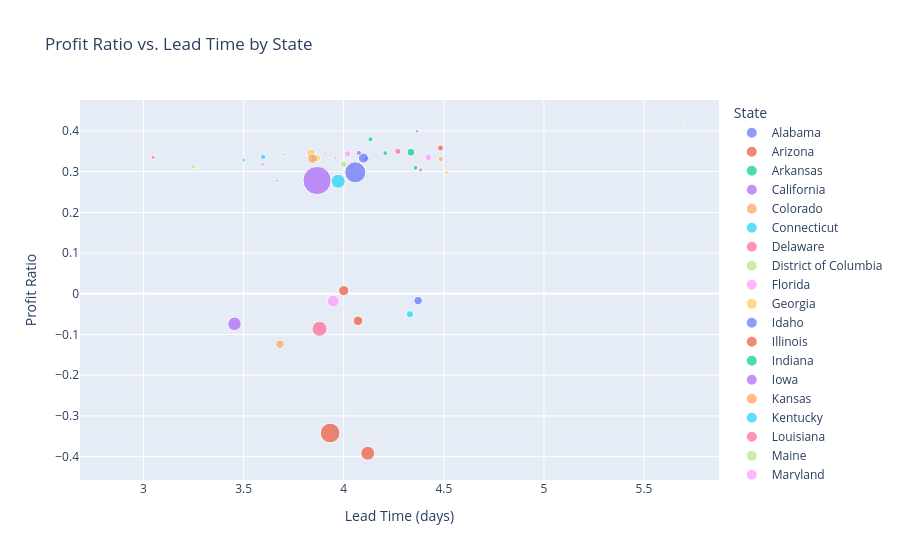

Notebook source saved alongside this figure:
### Markdown cell above
This Viz. is better, but we lack the interactivity that makes Tableau views so powerful- a bubble chart with plotly may enhance the impact

### Code cell
# Aggregate data by state
state_agg = superstore_df.groupby('State').agg({
    'Lead Time': 'mean',
    'Profit Ratio': 'mean',
    'Quantity': 'sum'  # Sum of quantities for each state
}).reset_index()

# Rename 'Quantity' column to 'Total Quantity'
state_agg.rename(columns={'Quantity': 'Total Quantity'}, inplace=True)


# Create the interactive scatter plot
fig = px.scatter(
    state_agg,
    x='Lead Time',
    y='Profit Ratio',
    size='Total Quantity',  # Bubble size represents the total quantity
    color='State',          # Color points by state
    hover_name='State',     # Show state name on hover
    hover_data={
        'Lead Time': True,
        'Profit Ratio': True,
        'Total Quantity': True  # Include total quantity in hover information
    },
    title='Profit Ratio vs. Lead Time by State'
)

# Update layout for better appearance
fig.update_layout(
    xaxis_title='Lead Time (days)',
    yaxis_title='Profit Ratio',
    showlegend=True
)

# Show the plot
fig.show()

### Figure 1 — Plotly figure (JSON) as saved in the notebook; plotly's stock layout.template omitted (floating-point values rounded to 4 significant figures)
{"data": [{"customdata": [[256]], "hovertemplate": "<b>%{hovertext}</b><br><br>State=Alabama<br>Lead Time=%{x}<br>Profit Ratio=%{y}<br>Total Quantity=%{customdata[0]}<extra></extra>", "hovertext": ["Alabama"], "legendgroup": "Alabama", "marker": {"color": "#636efa", "size": [256], "sizemode": "area", "sizeref": 19.17, "symbol": "circle"}, "mode": "markers", "name": "Alabama", "orientation": "v", "showlegend": true, "type": "scatter", "x": [4.115], "xaxis": "x", "y": [0.3315], "yaxis": "y"}, {"customdata": [[862]], "hovertemplate": "<b>%{hovertext}</b><br><br>State=Arizona<br>Lead Time=%{x}<br>Profit Ratio=%{y}<br>Total Quantity=%{customdata[0]}<extra></extra>", "hovertext": ["Arizona"], "legendgroup": "Arizona", "marker": {"color": "#EF553B", "size": [862], "sizemode": "area", "sizeref": 19.17, "symbol": "circle"}, "mode": "markers", "name": "Arizona", "orientation": "v", "showlegend": true, "type": "scatter", "x": [4.071], "xaxis": "x", "y": [-0.0664], "yaxis": "y"}, {"customdata": [[240]], "hovertemplate": "<b>%{hovertext}</b><br><br>State=Arkansas<br>Lead Time=%{x}<br>Profit Ratio=%{y}<br>Total Quantity=%{customdata[0]}<extra></extra>", "hovertext": ["Arkansas"], "legendgroup": "Arkansas", "marker": {"color": "#00cc96", "size": [240], "sizemode": "area", "sizeref": 19.17, "symbol": "circle"}, "mode": "markers", "name": "Arkansas", "orientation": "v", "showlegend": true, "type": "scatter", "x": [4.133], "xaxis": "x", "y": [0.3795], "yaxis": "y"}, {"customdata": [[7667]], "hovertemplate": "<b>%{hovertext}</b><br><br>State=California<br>Lead Time=%{x}<br>Profit Ratio=%{y}<br>Total Quantity=%{customdata[0]}<extra></extra>", "hovertext": ["California"], "legendgroup": "California", "marker": {"color": "#ab63fa", "size": [7667], "sizemode": "area", "sizeref": 19.17, "symbol": "circle"}, "mode": "markers", "name": "California", "orientation": "v", "showlegend": true, "type": "scatter", "x": [3.867], "xaxis": "x", "y": [0.2783], "yaxis": "y"}, {"customdata": [[693]], "hovertemplate": "<b>%{hovertext}</b><br><br>State=Colorado<br>Lead Time=%{x}<br>Profit Ratio=%{y}<br>Total Quantity=%{customdata[0]}<extra></extra>", "hovertext": ["Colorado"], "legendgroup": "Colorado", "marker": {"color": "#FFA15A", "size": [693], "sizemode": "area", "sizeref": 19.17, "symbol": "circle"}, "mode": "markers", "name": "Colorado", "orientation": "v", "showlegend": true, "type": "scatter", "x": [3.681], "xaxis": "x", "y": [-0.1238], "yaxis": "y"}, {"customdata": [[281]], "hovertemplate": "<b>%{hovertext}</b><br><br>State=Connecticut<br>Lead Time=%{x}<br>Profit Ratio=%{y}<br>Total Quantity=%{customdata[0]}<extra></extra>", "hovertext": ["Connecticut"], "legendgroup": "Connecticut", "marker": {"color": "#19d3f3", "size": [281], "sizemode": "area", "sizeref": 19.17, "symbol": "circle"}, "mode": "markers", "name": "Connecticut", "orientation": "v", "showlegend": true, "type": "scatter", "x": [3.598], "xaxis": "x", "y": [0.3364], "yaxis": "y"}, {"customdata": [[367]], "hovertemplate": "<b>%{hovertext}</b><br><br>State=Delaware<br>Lead Time=%{x}<br>Profit Ratio=%{y}<br>Total Quantity=%{customdata[0]}<extra></extra>", "hovertext": ["Delaware"], "legendgroup": "Delaware", "marker": {"color": "#FF6692", "size": [367], "sizemode": "area", "sizeref": 19.17, "symbol": "circle"}, "mode": "markers", "name": "Delaware", "orientation": "v", "showlegend": true, "type": "scatter", "x": [4.271], "xaxis": "x", "y": [0.3501], "yaxis": "y"}, {"customdata": [[40]], "hovertemplate": "<b>%{hovertext}</b><br><br>State=District of Columbia<br>Lead Time=%{x}<br>Profit Ratio=%{y}<br>Total Quantity=%{customdata[0]}<extra></extra>", "hovertext": ["District of Columbia"], "legendgroup": "District of Columbia", "marker": {"color": "#B6E880", "size": [40], "sizemode": "area", "sizeref": 19.17, "symbol": "circle"}, "mode": "markers", "name": "District of Columbia", "orientation": "v", "showlegend": true, "type": "scatter", "x": [5.7], "xaxis": "x", "y": [0.422], "yaxis": "y"}, {"customdata": [[1379]], "hovertemplate": "<b>%{hovertext}</b><br><br>State=Florida<br>Lead Time=%{x}<br>Profit Ratio=%{y}<br>Total Quantity=%{customdata[0]}<extra></extra>", "hovertext": ["Florida"], "legendgroup": "Florida", "marker": {"color": "#FF97FF", "size": [1379], "sizemode": "area", "sizeref": 19.17, "symbol": "circle"}, "mode": "markers", "name": "Florida", "orientation": "v", "showlegend": true, "type": "scatter", "x": [3.948], "xaxis": "x", "y": [-0.01795], "yaxis": "y"}, {"customdata": [[705]], "hovertemplate": "<b>%{hovertext}</b><br><br>State=Georgia<br>Lead Time=%{x}<br>Profit Ratio=%{y}<br>Total Quantity=%{customdata[0]}<extra></extra>", "hovertext": ["Georgia"], "legendgroup": "Georgia", "marker": {"color": "#FECB52", "size": [705], "sizemode": "area", "sizeref": 19.17, "symbol": "circle"}, "mode": "markers", "name": "Georgia", "orientation": "v", "showlegend": true, "type": "scatter", "x": [3.837], "xaxis": "x", "y": [0.3452], "yaxis": "y"}, {"customdata": [[64]], "hovertemplate": "<b>%{hovertext}</b><br><br>State=Idaho<br>Lead Time=%{x}<br>Profit Ratio=%{y}<br>Total Quantity=%{customdata[0]}<extra></extra>", "hovertext": ["Idaho"], "legendgroup": "Idaho", "marker": {"color": "#636efa", "size": [64], "sizemode": "area", "sizeref": 19.17, "symbol": "circle"}, "mode": "markers", "name": "Idaho", "orientation": "v", "showlegend": true, "type": "scatter", "x": [3.667], "xaxis": "x", "y": [0.2775], "yaxis": "y"}, {"customdata": [[1845]], "hovertemplate": "<b>%{hovertext}</b><br><br>State=Illinois<br>Lead Time=%{x}<br>Profit Ratio=%{y}<br>Total Quantity=%{customdata[0]}<extra></extra>", "hovertext": ["Illinois"], "legendgroup": "Illinois", "marker": {"color": "#EF553B", "size": [1845], "sizemode": "area", "sizeref": 19.17, "symbol": "circle"}, "mode": "markers", "name": "Illinois", "orientation": "v", "showlegend": true, "type": "scatter", "x": [4.12], "xaxis": "x", "y": [-0.3917], "yaxis": "y"}, {"customdata": [[578]], "hovertemplate": "<b>%{hovertext}</b><br><br>State=Indiana<br>Lead Time=%{x}<br>Profit Ratio=%{y}<br>Total Quantity=%{customdata[0]}<extra></extra>", "hovertext": ["Indiana"], "legendgroup": "Indiana", "marker": {"color": "#00cc96", "size": [578], "sizemode": "area", "sizeref": 19.17, "symbol": "circle"}, "mode": "markers", "name": "Indiana", "orientation": "v", "showlegend": true, "type": "scatter", "x": [4.336], "xaxis": "x", "y": [0.3479], "yaxis": "y"}, {"customdata": [[112]], "hovertemplate": "<b>%{hovertext}</b><br><br>State=Iowa<br>Lead Time=%{x}<br>Profit Ratio=%{y}<br>Total Quantity=%{customdata[0]}<extra></extra>", "hovertext": ["Iowa"], "legendgroup": "Iowa", "marker": {"color": "#ab63fa", "size": [112], "sizemode": "area", "sizeref": 19.17, "symbol": "circle"}, "mode": "markers", "name": "Iowa", "orientation": "v", "showlegend": true, "type": "scatter", "x": [4.367], "xaxis": "x", "y": [0.3993], "yaxis": "y"}, {"customdata": [[74]], "hovertemplate": "<b>%{hovertext}</b><br><br>State=Kansas<br>Lead Time=%{x}<br>Profit Ratio=%{y}<br>Total Quantity=%{customdata[0]}<extra></extra>", "hovertext": ["Kansas"], "legendgroup": "Kansas", "marker": {"color": "#FFA15A", "size": [74], "sizemode": "area", "sizeref": 19.17, "symbol": "circle"}, "mode": "markers", "name": "Kansas", "orientation": "v", "showlegend": true, "type": "scatter", "x": [3.958], "xaxis": "x", "y": [0.3337], "yaxis": "y"}, {"customdata": [[523]], "hovertemplate": "<b>%{hovertext}</b><br><br>State=Kentucky<br>Lead Time=%{x}<br>Profit Ratio=%{y}<br>Total Quantity=%{customdata[0]}<extra></extra>", "hovertext": ["Kentucky"], "legendgroup": "Kentucky", "marker": {"color": "#19d3f3", "size": [523], "sizemode": "area", "sizeref": 19.17, "symbol": "circle"}, "mode": "markers", "name": "Kentucky", "orientation": "v", "showlegend": true, "type": "scatter", "x": [3.856], "xaxis": "x", "y": [0.3331], "yaxis": "y"}, {"customdata": [[156]], "hovertemplate": "<b>%{hovertext}</b><br><br>State=Louisiana<br>Lead Time=%{x}<br>Profit Ratio=%{y}<br>Total Quantity=%{customdata[0]}<extra></extra>", "hovertext": ["Louisiana"], "legendgroup": "Louisiana", "marker": {"color": "#FF6692", "size": [156], "sizemode": "area", "sizeref": 19.17, "symbol": "circle"}, "mode": "markers", "name": "Louisiana", "orientation": "v", "showlegend": true, "type": "scatter", "x": [3.048], "xaxis": "x", "y": [0.3352], "yaxis": "y"}, {"customdata": [[35]], "hovertemplate": "<b>%{hovertext}</b><br><br>State=Maine<br>Lead Time=%{x}<br>Profit Ratio=%{y}<br>Total Quantity=%{customdata[0]}<extra></extra>", "hovertext": ["Maine"], "legendgroup": "Maine", "marker": {"color": "#B6E880", "size": [35], "sizemode": "area", "sizeref": 19.17, "symbol": "circle"}, "mode": "markers", "name": "Maine", "orientation": "v", "showlegend": true, "type": "scatter", "x": [5], "xaxis": "x", "y": [0.3638], "yaxis": "y"}, {"customdata": [[420]], "hovertemplate": "<b>%{hovertext}</b><br><br>State=Maryland<br>Lead Time=%{x}<br>Profit Ratio=%{y}<br>Total Quantity=%{customdata[0]}<extra></extra>", "hovertext": ["Maryland"], "legendgroup": "Maryland", "marker": {"color": "#FF97FF", "size": [420], "sizemode": "area", "sizeref": 19.17, "symbol": "circle"}, "mode": "markers", "name": "Maryland", "orientation": "v", "showlegend": true, "type": "scatter", "x": [4.019], "xaxis": "x", "y": [0.3438], "yaxis": "y"}, {"customdata": [[491]], "hovertemplate": "<b>%{hovertext}</b><br><br>State=Massachusetts<br>Lead Time=%{x}<br>Profit Ratio=%{y}<br>Total Quantity=%{customdata[0]}<extra></extra>", "hovertext": ["Massachusetts"], "legendgroup": "Massachusetts", "marker": {"color": "#FECB52", "size": [491], "sizemode": "area", "sizeref": 19.17, "symbol": "circle"}, "mode": "markers", "name": "Massachusetts", "orientation": "v", "showlegend": true, "type": "scatter", "x": [3.867], "xaxis": "x", "y": [0.3328], "yaxis": "y"}, {"customdata": [[946]], "hovertemplate": "<b>%{hovertext}</b><br><br>State=Michigan<br>Lead Time=%{x}<br>Profit Ratio=%{y}<br>Total Quantity=%{customdata[0]}<extra></extra>", "hovertext": ["Michigan"], "legendgroup": "Michigan", "marker": {"color": "#636efa", "size": [946], "sizemode": "area", "sizeref": 19.17, "symbol": "circle"}, "mode": "markers", "name": "Michigan", "orientation": "v", "showlegend": true, "type": "scatter", "x": [4.098], "xaxis": "x", "y": [0.3334], "yaxis": "y"}, {"customdata": [[331]], "hovertemplate": "<b>%{hovertext}</b><br><br>State=Minnesota<br>Lead Time=%{x}<br>Profit Ratio=%{y}<br>Total Quantity=%{customdata[0]}<extra></extra>", "hovertext": ["Minnesota"], "legendgroup": "Minnesota", "marker": {"color": "#EF553B", "size": [331], "sizemode": "area", "sizeref": 19.17, "symbol": "circle"}, "mode": "markers", "name": "Minnesota", "orientation": "v", "showlegend": true, "type": "scatter", "x": [4.483], "xaxis": "x", "y": [0.358], "yaxis": "y"}, {"customdata": [[221]], "hovertemplate": "<b>%{hovertext}</b><br><br>State=Mississippi<br>Lead Time=%{x}<br>Profit Ratio=%{y}<br>Total Quantity=%{customdata[0]}<extra></extra>", "hovertext": ["Mississippi"], "legendgroup": "Mississippi", "marker": {"color": "#00cc96", "size": [221], "sizemode": "area", "sizeref": 19.17, "symbol": "circle"}, "mode": "markers", "name": "Mississippi", "orientation": "v", "showlegend": true, "type": "scatter", "x": [4.208], "xaxis": "x", "y": [0.3457], "yaxis": "y"}, {"customdata": [[252]], "hovertemplate": "<b>%{hovertext}</b><br><br>State=Missouri<br>Lead Time=%{x}<br>Profit Ratio=%{y}<br>Total Quantity=%{customdata[0]}<extra></extra>", "hovertext": ["Missouri"], "legendgroup": "Missouri", "marker": {"color": "#ab63fa", "size": [252], "sizemode": "area", "sizeref": 19.17, "symbol": "circle"}, "mode": "markers", "name": "Missouri", "orientation": "v", "showlegend": true, "type": "scatter", "x": [4.076], "xaxis": "x", "y": [0.3461], "yaxis": "y"}, {"customdata": [[56]], "hovertemplate": "<b>%{hovertext}</b><br><br>State=Montana<br>Lead Time=%{x}<br>Profit Ratio=%{y}<br>Total Quantity=%{customdata[0]}<extra></extra>", "hovertext": ["Montana"], "legendgroup": "Montana", "marker": {"color": "#FFA15A", "size": [56], "sizemode": "area", "sizeref": 19.17, "symbol": "circle"}, "mode": "markers", "name": "Montana", "orientation": "v", "showlegend": true, "type": "scatter", "x": [4.6], "xaxis": "x", "y": [0.3128], "yaxis": "y"}, {"customdata": [[136]], "hovertemplate": "<b>%{hovertext}</b><br><br>State=Nebraska<br>Lead Time=%{x}<br>Profit Ratio=%{y}<br>Total Quantity=%{customdata[0]}<extra></extra>", "hovertext": ["Nebraska"], "legendgroup": "Nebraska", "marker": {"color": "#19d3f3", "size": [136], "sizemode": "area", "sizeref": 19.17, "symbol": "circle"}, "mode": "markers", "name": "Nebraska", "orientation": "v", "showlegend": true, "type": "scatter", "x": [3.5], "xaxis": "x", "y": [0.3284], "yaxis": "y"}, {"customdata": [[168]], "hovertemplate": "<b>%{hovertext}</b><br><br>State=Nevada<br>Lead Time=%{x}<br>Profit Ratio=%{y}<br>Total Quantity=%{customdata[0]}<extra></extra>", "hovertext": ["Nevada"], "legendgroup": "Nevada", "marker": {"color": "#FF6692", "size": [168], "sizemode": "area", "sizeref": 19.17, "symbol": "circle"}, "mode": "markers", "name": "Nevada", "orientation": "v", "showlegend": true, "type": "scatter", "x": [4.385], "xaxis": "x", "y": [0.3043], "yaxis": "y"}, {"customdata": [[127]], "hovertemplate": "<b>%{hovertext}</b><br><br>State=New Hampshire<br>Lead Time=%{x}<br>Profit Ratio=%{y}<br>Total Quantity=%{customdata[0]}<extra></extra>", "hovertext": ["New Hampshire"], "legendgroup": "New Hampshire", "marker": {"color": "#B6E880", "size": [127], "sizemode": "area", "sizeref": 19.17, "symbol": "circle"}, "mode": "markers", "name": "New Hampshire", "orientation": "v", "showlegend": true, "type": "scatter", "x": [3.704], "xaxis": "x", "y": [0.3426], "yaxis": "y"}, {"customdata": [[454]], "hovertemplate": "<b>%{hovertext}</b><br><br>State=New Jersey<br>Lead Time=%{x}<br>Profit Ratio=%{y}<br>Total Quantity=%{customdata[0]}<extra></extra>", "hovertext": ["New Jersey"], "legendgroup": "New Jersey", "marker": {"color": "#FF97FF", "size": [454], "sizemode": "area", "sizeref": 19.17, "symbol": "circle"}, "mode": "markers", "name": "New Jersey", "orientation": "v", "showlegend": true, "type": "scatter", "x": [4.423], "xaxis": "x", "y": [0.3353], "yaxis": "y"}, {"customdata": [[151]], "hovertemplate": "<b>%{hovertext}</b><br><br>State=New Mexico<br>Lead Time=%{x}<br>Profit Ratio=%{y}<br>Total Quantity=%{customdata[0]}<extra></extra>", "hovertext": ["New Mexico"], "legendgroup": "New Mexico", "marker": {"color": "#FECB52", "size": [151], "sizemode": "area", "sizeref": 19.17, "symbol": "circle"}, "mode": "markers", "name": "New Mexico", "orientation": "v", "showlegend": true, "type": "scatter", "x": [4.514], "xaxis": "x", "y": [0.2972], "yaxis": "y"}, {"customdata": [[4224]], "hovertemplate": "<b>%{hovertext}</b><br><br>State=New York<br>Lead Time=%{x}<br>Profit Ratio=%{y}<br>Total Quantity=%{customdata[0]}<extra></extra>", "hovertext": ["New York"], "legendgroup": "New York", "marker": {"color": "#636efa", "size": [4224], "sizemode": "area", "sizeref": 19.17, "symbol": "circle"}, "mode": "markers", "name": "New York", "orientation": "v", "showlegend": true, "type": "scatter", "x": [4.058], "xaxis": "x", "y": [0.2984], "yaxis": "y"}, {"customdata": [[983]], "hovertemplate": "<b>%{hovertext}</b><br><br>State=North Carolina<br>Lead Time=%{x}<br>Profit Ratio=%{y}<br>Total Quantity=%{customdata[0]}<extra></extra>", "hovertext": ["North Carolina"], "legendgroup": "North Carolina", "marker": {"color": "#EF553B", "size": [983], "sizemode": "area", "sizeref": 19.17, "symbol": "circle"}, "mode": "markers", "name": "North Carolina", "orientation": "v", "showlegend": true, "type": "scatter", "x": [4], "xaxis": "x", "y": [0.007751], "yaxis": "y"}, {"customdata": [[30]], "hovertemplate": "<b>%{hovertext}</b><br><br>State=North Dakota<br>Lead Time=%{x}<br>Profit Ratio=%{y}<br>Total Quantity=%{customdata[0]}<extra></extra>", "hovertext": ["North Dakota"], "legendgroup": "North Dakota", "marker": {"color": "#00cc96", "size": [30], "sizemode": "area", "sizeref": 19.17, "symbol": "circle"}, "mode": "markers", "name": "North Dakota", "orientation": "v", "showlegend": true, "type": "scatter", "x": [2.857], "xaxis": "x", "y": [0.3514], "yaxis": "y"}, {"customdata": [[1759]], "hovertemplate": "<b>%{hovertext}</b><br><br>State=Ohio<br>Lead Time=%{x}<br>Profit Ratio=%{y}<br>Total Quantity=%{customdata[0]}<extra></extra>", "hovertext": ["Ohio"], "legendgroup": "Ohio", "marker": {"color": "#ab63fa", "size": [1759], "sizemode": "area", "sizeref": 19.17, "symbol": "circle"}, "mode": "markers", "name": "Ohio", "orientation": "v", "showlegend": true, "type": "scatter", "x": [3.454], "xaxis": "x", "y": [-0.07381], "yaxis": "y"}, {"customdata": [[247]], "hovertemplate": "<b>%{hovertext}</b><br><br>State=Oklahoma<br>Lead Time=%{x}<br>Profit Ratio=%{y}<br>Total Quantity=%{customdata[0]}<extra></extra>", "hovertext": ["Oklahoma"], "legendgroup": "Oklahoma", "marker": {"color": "#FFA15A", "size": [247], "sizemode": "area", "sizeref": 19.17, "symbol": "circle"}, "mode": "markers", "name": "Oklahoma", "orientation": "v", "showlegend": true, "type": "scatter", "x": [4.485], "xaxis": "x", "y": [0.3311], "yaxis": "y"}, {"customdata": [[499]], "hovertemplate": "<b>%{hovertext}</b><br><br>State=Oregon<br>Lead Time=%{x}<br>Profit Ratio=%{y}<br>Total Quantity=%{customdata[0]}<extra></extra>", "hovertext": ["Oregon"], "legendgroup": "Oregon", "marker": {"color": "#19d3f3", "size": [499], "sizemode": "area", "sizeref": 19.17, "symbol": "circle"}, "mode": "markers", "name": "Oregon", "orientation": "v", "showlegend": true, "type": "scatter", "x": [4.331], "xaxis": "x", "y": [-0.05009], "yaxis": "y"}, {"customdata": [[2153]], "hovertemplate": "<b>%{hovertext}</b><br><br>State=Pennsylvania<br>Lead Time=%{x}<br>Profit Ratio=%{y}<br>Total Quantity=%{customdata[0]}<extra></extra>", "hovertext": ["Pennsylvania"], "legendgroup": "Pennsylvania", "marker": {"color": "#FF6692", "size": [2153], "sizemode": "area", "sizeref": 19.17, "symbol": "circle"}, "mode": "markers", "name": "Pennsylvania", "orientation": "v", "showlegend": true, "type": "scatter", "x": [3.879], "xaxis": "x", "y": [-0.08601], "yaxis": "y"}, {"customdata": [[199]], "hovertemplate": "<b>%{hovertext}</b><br><br>State=Rhode Island<br>Lead Time=%{x}<br>Profit Ratio=%{y}<br>Total Quantity=%{customdata[0]}<extra></extra>", "hovertext": ["Rhode Island"], "legendgroup": "Rhode Island", "marker": {"color": "#B6E880", "size": [199], "sizemode": "area", "sizeref": 19.17, "symbol": "circle"}, "mode": "markers", "name": "Rhode Island", "orientation": "v", "showlegend": true, "type": "scatter", "x": [3.25], "xaxis": "x", "y": [0.3123], "yaxis": "y"}, {"customdata": [[172]], "hovertemplate": "<b>%{hovertext}</b><br><br>State=South Carolina<br>Lead Time=%{x}<br>Profit Ratio=%{y}<br>Total Quantity=%{customdata[0]}<extra></extra>", "hovertext": ["South Carolina"], "legendgroup": "South Carolina", "marker": {"color": "#FF97FF", "size": [172], "sizemode": "area", "sizeref": 19.17, "symbol": "circle"}, "mode": "markers", "name": "South Carolina", "orientation": "v", "showlegend": true, "type": "scatter", "x": [3.595], "xaxis": "x", "y": [0.3176], "yaxis": "y"}, {"customdata": [[42]], "hovertemplate": "<b>%{hovertext}</b><br><br>State=South Dakota<br>Lead Time=%{x}<br>Profit Ratio=%{y}<br>Total Quantity=%{customdata[0]}<extra></extra>", "hovertext": ["South Dakota"], "legendgroup": "South Dakota", "marker": {"color": "#FECB52", "size": [42], "sizemode": "area", "sizeref": 19.17, "symbol": "circle"}, "mode": "markers", "name": "South Dakota", "orientation": "v", "showlegend": true, "type": "scatter", "x": [4.417], "xaxis": "x", "y": [0.3775], "yaxis": "y"}, {"customdata": [[681]], "hovertemplate": "<b>%{hovertext}</b><br><br>State=Tennessee<br>Lead Time=%{x}<br>Profit Ratio=%{y}<br>Total Quantity=%{customdata[0]}<extra></extra>", "hovertext": ["Tennessee"], "legendgroup": "Tennessee", "marker": {"color": "#636efa", "size": [681], "sizemode": "area", "sizeref": 19.17, "symbol": "circle"}, "mode": "markers", "name": "Tennessee", "orientation": "v", "showlegend": true, "type": "scatter", "x": [4.372], "xaxis": "x", "y": [-0.01679], "yaxis": "y"}, {"customdata": [[3724]], "hovertemplate": "<b>%{hovertext}</b><br><br>State=Texas<br>Lead Time=%{x}<br>Profit Ratio=%{y}<br>Total Quantity=%{customdata[0]}<extra></extra>", "hovertext": ["Texas"], "legendgroup": "Texas", "marker": {"color": "#EF553B", "size": [3724], "sizemode": "area", "sizeref": 19.17, "symbol": "circle"}, "mode": "markers", "name": "Texas", "orientation": "v", "showlegend": true, "type": "scatter", "x": [3.932], "xaxis": "x", "y": [-0.342], "yaxis": "y"}, {"customdata": [[219]], "hovertemplate": "<b>%{hovertext}</b><br><br>State=Utah<br>Lead Time=%{x}<br>Profit Ratio=%{y}<br>Total Quantity=%{customdata[0]}<extra></extra>", "hovertext": ["Utah"], "legendgroup": "Utah", "marker": {"color": "#00cc96", "size": [219], "sizemode": "area", "sizeref": 19.17, "symbol": "circle"}, "mode": "markers", "name": "Utah", "orientation": "v", "showlegend": true, "type": "scatter", "x": [4.358], "xaxis": "x", "y": [0.3093], "yaxis": "y"}, {"customdata": [[50]], "hovertemplate": "<b>%{hovertext}</b><br><br>State=Vermont<br>Lead Time=%{x}<br>Profit Ratio=%{y}<br>Total Quantity=%{customdata[0]}<extra></extra>", "hovertext": ["Vermont"], "legendgroup": "Vermont", "marker": {"color": "#ab63fa", "size": [50], "sizemode": "area", "sizeref": 19.17, "symbol": "circle"}, "mode": "markers", "name": "Vermont", "orientation": "v", "showlegend": true, "type": "scatter", "x": [3.909], "xaxis": "x", "y": [0.3445], "yaxis": "y"}, {"customdata": [[893]], "hovertemplate": "<b>%{hovertext}</b><br><br>State=Virginia<br>Lead Time=%{x}<br>Profit Ratio=%{y}<br>Total Quantity=%{customdata[0]}<extra></extra>", "hovertext": ["Virginia"], "legendgroup": "Virginia", "marker": {"color": "#FFA15A", "size": [893], "sizemode": "area", "sizeref": 19.17, "symbol": "circle"}, "mode": "markers", "name": "Virginia", "orientation": "v", "showlegend": true, "type": "scatter", "x": [3.844], "xaxis": "x", "y": [0.332], "yaxis": "y"}, {"customdata": [[1883]], "hovertemplate": "<b>%{hovertext}</b><br><br>State=Washington<br>Lead Time=%{x}<br>Profit Ratio=%{y}<br>Total Quantity=%{customdata[0]}<extra></extra>", "hovertext": ["Washington"], "legendgroup": "Washington", "marker": {"color": "#19d3f3", "size": [1883], "sizemode": "area", "sizeref": 19.17, "symbol": "circle"}, "mode": "markers", "name": "Washington", "orientation": "v", "showlegend": true, "type": "scatter", "x": [3.972], "xaxis": "x", "y": [0.2764], "yaxis": "y"}, {"customdata": [[18]], "hovertemplate": "<b>%{hovertext}</b><br><br>State=West Virginia<br>Lead Time=%{x}<br>Profit Ratio=%{y}<br>Total Quantity=%{customdata[0]}<extra></extra>", "hovertext": ["West Virginia"], "legendgroup": "West Virginia", "marker": {"color": "#FF6692", "size": [18], "sizemode": "area", "sizeref": 19.17, "symbol": "circle"}, "mode": "markers", "name": "West Virginia", "orientation": "v", "showlegend": true, "type": "scatter", "x": [3], "xaxis": "x", "y": [0.3389], "yaxis": "y"}, {"customdata": [[463]], "hovertemplate": "<b>%{hovertext}</b><br><br>State=Wisconsin<br>Lead Time=%{x}<br>Profit Ratio=%{y}<br>Total Quantity=%{customdata[0]}<extra></extra>", "hovertext": ["Wisconsin"], "legendgroup": "Wisconsin", "marker": {"color": "#B6E880", "size": [463], "sizemode": "area", "sizeref": 19.17, "symbol": "circle"}, "mode": "markers", "name": "Wisconsin", "orientation": "v", "showlegend": true, "type": "scatter", "x": [4], "xaxis": "x", "y": [0.3179], "yaxis": "y"}, {"customdata": [[4]], "hovertemplate": "<b>%{hovertext}</b><br><br>State=Wyoming<br>Lead Time=%{x}<br>Profit Ratio=%{y}<br>Total Quantity=%{customdata[0]}<extra></extra>", "hovertext": ["Wyoming"], "legendgroup": "Wyoming", "marker": {"color": "#FF97FF", "size": [4], "sizemode": "area", "sizeref": 19.17, "symbol": "circle"}, "mode": "markers", "name": "Wyoming", "orientation": "v", "showlegend": true, "type": "scatter", "x": [5], "xaxis": "x", "y": [0.0625], "yaxis": "y"}], "layout": {"legend": {"itemsizing": "constant", "title": {"text": "State"}, "tracegroupgap": 0}, "showlegend": true, "title": {"text": "Profit Ratio vs. Lead Time by State"}, "xaxis": {"anchor": "y", "domain": [0, 1], "title": {"text": "Lead Time (days)"}}, "yaxis": {"anchor": "x", "domain": [0, 1], "title": {"text": "Profit Ratio"}}}}
